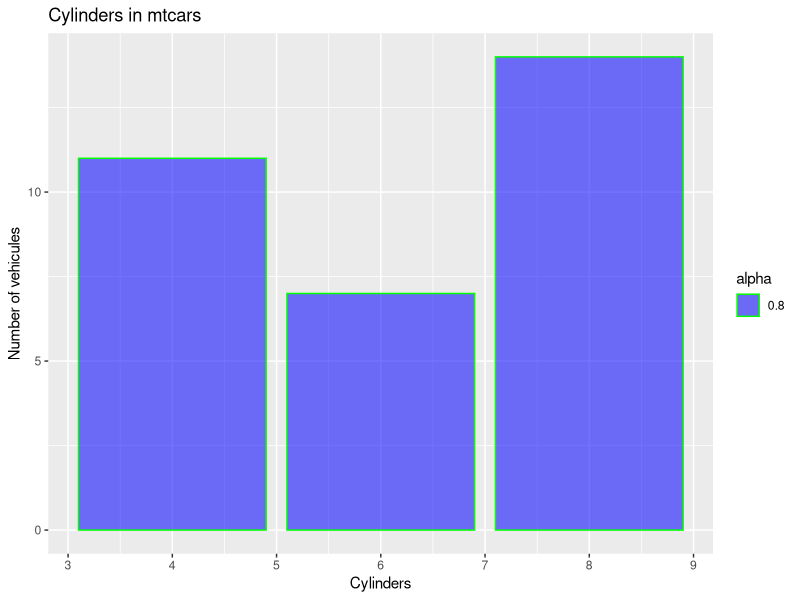
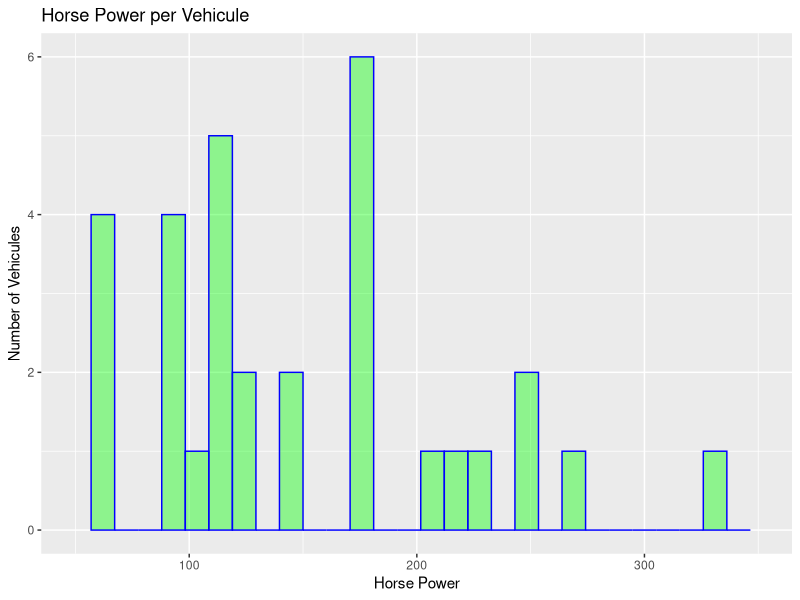
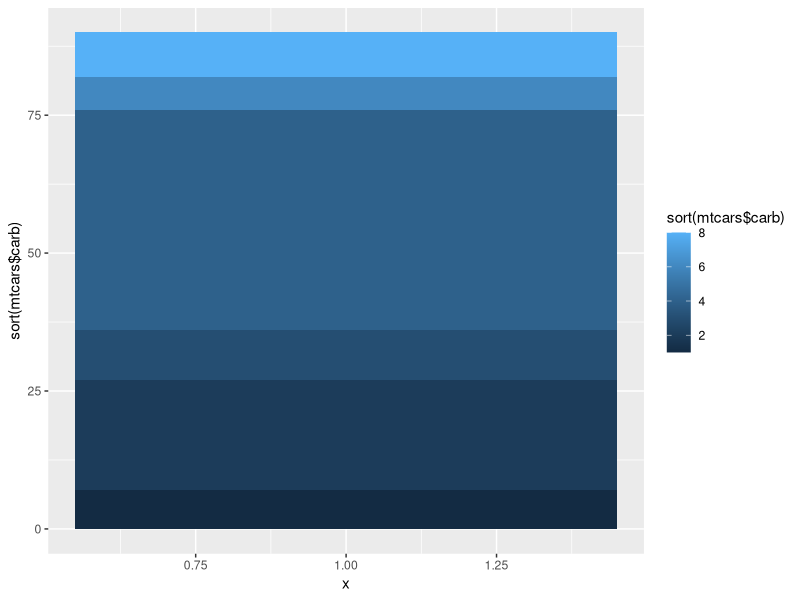
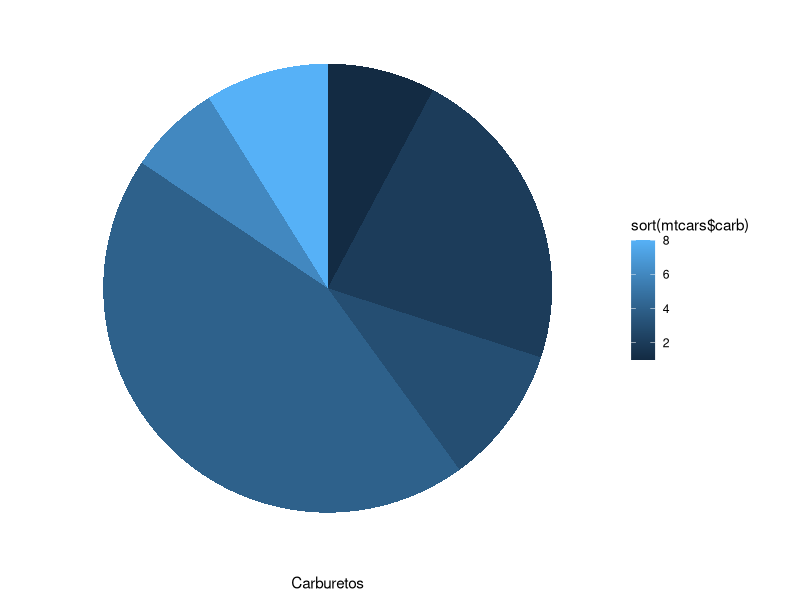
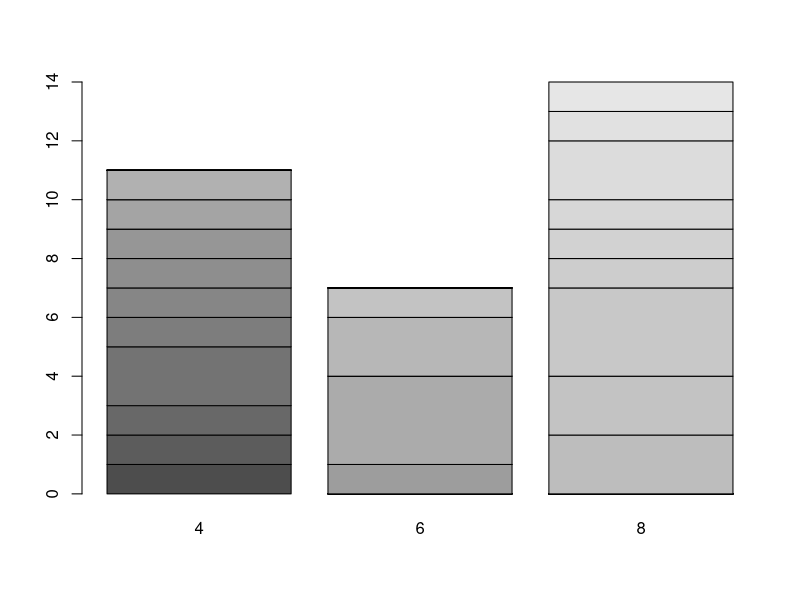
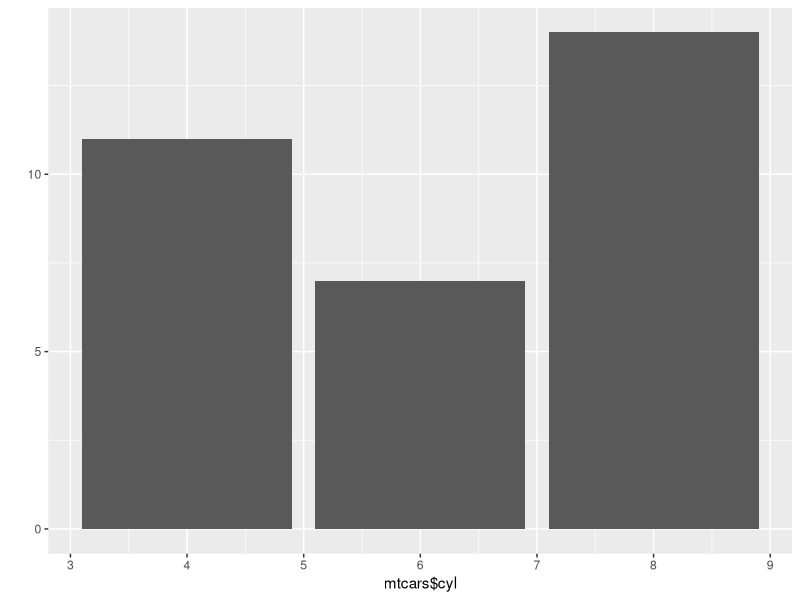
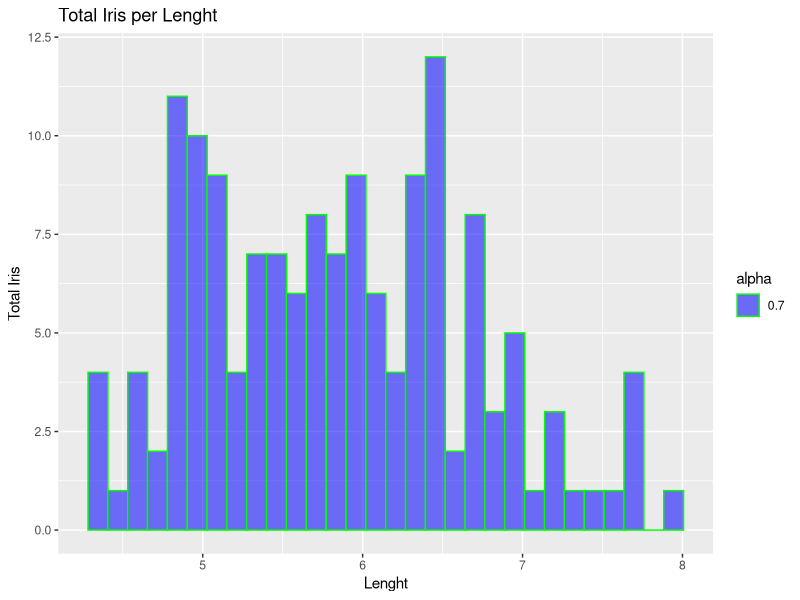
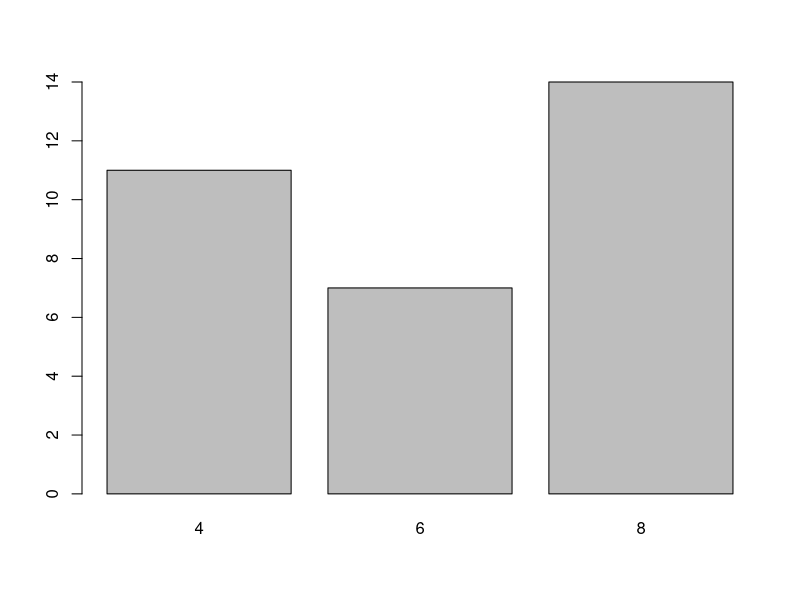

Source code (R) for these figures, in order:
library(ggplot2)
mtcars

# Bar Charts
qplot(
    mtcars$cyl,
    geom = "bar",
    fill = I("blue"),
    colour = I("green"),
    xlab = "Cylinders",
    ylab = "Number of vehicules",
    main = "Cylinders in mtcars",
    alpha = 0.8
)

# Histogram Charts
qplot(
    mtcars$hp,
    geom = "histogram",
    bindwidth = 25,
    fill = I("green"),
    colour = I("blue"),
    xlab = "Horse Power",
    ylab = "Number of Vehicules",
    main = "Horse Power per Vehicule",
    xlim = c(50,350),
    alpha = I(0.4)
)

# Pie Chart
barp <- ggplot(mtcars, aes(x = 1, y = sort(mtcars$carb), fill = sort(
    mtcars$carb))) + 
    geom_bar(stat = "identity")
    print(barp)

barpP <- barp + coord_polar(theta = 'y')
barpP <- barpP + theme(
    axis.line = element_blank(),
    axis.text.x = element_blank(),
    axis.text.y = element_blank(),
    axis.ticks = element_blank(),
    axis.title.y = element_blank(),
    panel.background = element_blank()) +
    labs(y = "Carburetos")

print(barpP)

ct <- table(mtcars$hp, mtcars$cyl)
barplot(ct)

qplot(
    mtcars$cyl, geom = "bar"
)

qplot(iris$Sepal.Length,
      geom = "histogram",
      fill = I("blue"),
      colour = I("green"),
      xlab = "Lenght",
      ylab = "Total Iris",
      main = "Total Iris per Lenght",
      alpha = 0.7
)

counting <- table(mtcars$cyl)
barplot(counting)



#  ------------------------------------------------------------------------
# Lab

count <- table(mtcars$cyl)
barplot(count)

library(ggplot2)
qplot(mtcars$cyl, geom = "bar")



